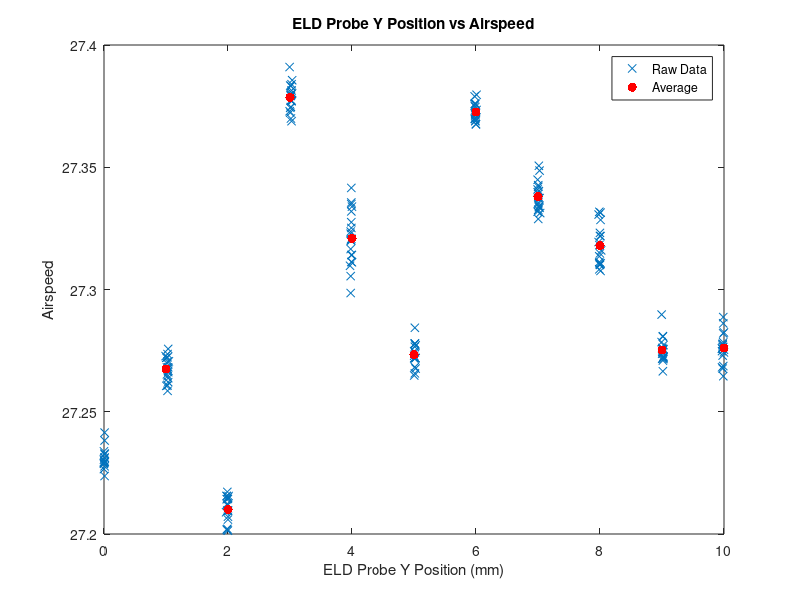

Reproduce this figure in MATLAB.
%%%%%%%%%%%%%%%%%%%%%%%%%%%%%%%%%%%%%%%%%%%%%%%%%%%%%%%%%%%%%%%%%%%%%%%%%%%%%%%%%%%
% CODE CHALLENGE 1 - File Reading and Data Manipulation
%
% The purpose of this program is to read in and manipulate data from a
% file.
%
% To complete the challenge, execute the following steps:
% 1) Load data from given file and print column headers to the command line
% 2) Extract data columns to meaningfully named variables
% 3) Calculate mean and standard deviation of atmospheric pressure and
%    temperature
% 4) Calculate mean and standard deviation of atmospheric air density
% 5) Calculate airspeed vector
% 6) Scatterplot airspeed vs ELD Probe Y axis position
% 
% If you have more time, attempt the following extension:
% E1) Calculate the average airspeed at each of the 11 y-positions
%     of the ELD Probe
%
% NOTE: DO NOT change any variable names already present in the code.
% 
% Upload your team's script to Canvas to complete the challenge.
%
% STUDENT TEAMMATES
% 1) Henry Meyerson
% 2) Gio Borrani
% 3) Alex Gonzalez
% 4) 
%
% CHALLENGE AUTHOR
% Joshua Kirby
%%%%%%%%%%%%%%%%%%%%%%%%%%%%%%%%%%%%%%%%%%%%%%%%%%%%%%%%%%%%%%%%%%%%%%%%%%%%%%%%%%%


% Housekeeping
clear       % Clear all variables in workspace
close all   % Close all open figure windows
clc         % Clear the command window

% 1) Load data from given file and print column headers to the command line
%    (Hint: Look up xlsread and the different ways to use it, MATLAB 
%           recommends readmatrix so that may be another option)
%    (MATLAB Hint: run "doc xlsread" from command line)
%    (NOTE: There are many other functions related to loading different
%    kinds of data, which will be important for your labs next week!)

[NUM,~,~] = xlsread('datafile.csv');

% 2) Extract data columns to meaningfully named variables
P_atm = NUM(:,1);
Temp_K = NUM(:,2);
AsDP_Pa = NUM(:,3);
% AxDP_Pa = NUM(:,4);
% ELD_D = NUM(:,5);
ELD_Y = NUM(:,6);
% V = NUM(:,7);

ind = ~(isnan(P_atm)|isnan(Temp_K));
P_atm = P_atm(ind);
Temp_K = Temp_K(ind); 
AsDP_Pa = AsDP_Pa(ind);
ELD_Y = ELD_Y(ind);



% 3) Calculate mean and standard deviation of atmospheric pressure and
% temperature (Hint: look up mean and std options or logical indexing)
P_atm_bar = mean(P_atm);
P_atm_std = std(P_atm);

T_atm_bar = mean(Temp_K);
T_atm_std = std(Temp_K);

% 4) Calculate mean and standard deviation of atmospheric air density using
% ideal gas law:
%           P = rho*R*T, R = 286.9 J/(kg*K)
%    Hint: You can perform element-wise division using the ./ operator
R = 286.9; % J/(kg*K)

rho = P_atm ./ (R * Temp_K);

rho_atm_bar = mean(rho);
rho_atm_std = std(rho);

% 5) Calculate airspeed vector via Pitot-static equation:
%                   2*(P_t - P_s)
%           V^2 = ------------------
%                        rho
%    Note that (P_t - P_s) is the Airspeed Differential Pressure

V = sqrt((2 * AsDP_Pa)./rho);

% 6) Scatterplot airspeed vs ELD Probe Y axis position, excluding points
% where y > 100 mm (Hint: look up logical indexing).  Plot points as x's.
%
% The following figure call sets the lower left corner of the figure window
% to be 25% of the way up and over from the lower left corner of your
% screen and sets its size such that it takes up 50% of your screen
% horizontally and vertically.
figure('units','normalized','position',[0.25,0.25,0.5,0.5])

plot(ELD_Y(ELD_Y<100),V(ELD_Y<100),'x')
title('ELD Probe Y Position vs Airspeed')
ylabel('Airspeed')
xlabel('ELD Probe Y Position (mm)')
xlim([0,10])

% E1) Calculate the average airspeed at each of the 11 y-positions
% of the ELD Probe.
% On the scatterplot from Part 5, plot the average points as dots.
ypos = 0:1:10;                  % 11 y positions of the ELD probe
advAsp = ypos;
for i = 1:length(advAsp)
    advAsp(i) = mean(V((ELD_Y > (ypos(i)-0.1))&(ELD_Y < (ypos(i)+0.1))));
end

hold on
plot(ypos, advAsp,'.r','MarkerSize',20)

legend('Raw Data', 'Average')